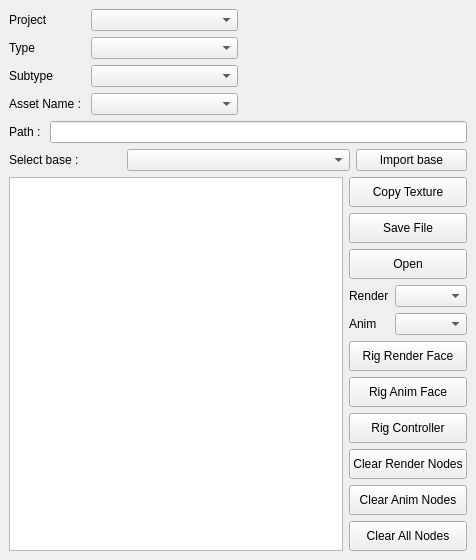
<?xml version="1.0" encoding="UTF-8"?>
<ui version="4.0">
 <class>FacialRigWindow</class>
 <widget class="QMainWindow" name="FacialRigWindow">
  <property name="geometry">
   <rect>
    <x>0</x>
    <y>0</y>
    <width>476</width>
    <height>554</height>
   </rect>
  </property>
  <property name="windowTitle">
   <string>PT Facial Texture Rig</string>
  </property>
  <widget class="QWidget" name="centralwidget">
   <layout class="QVBoxLayout" name="verticalLayout_2">
    <item>
     <layout class="QVBoxLayout" name="verticalLayout">
      <item>
       <layout class="QHBoxLayout" name="horizontalLayout_3">
        <item>
         <layout class="QGridLayout" name="gridLayout" columnstretch="1,2">
          <item row="0" column="0">
           <widget class="QLabel" name="label_4">
            <property name="text">
             <string>Project</string>
            </property>
           </widget>
          </item>
          <item row="0" column="1">
           <widget class="QComboBox" name="project_comboBox"/>
          </item>
          <item row="1" column="1">
           <widget class="QComboBox" name="type_comboBox"/>
          </item>
          <item row="1" column="0">
           <widget class="QLabel" name="label_5">
            <property name="text">
             <string>Type</string>
            </property>
           </widget>
          </item>
          <item row="2" column="0">
           <widget class="QLabel" name="label_6">
            <property name="text">
             <string>Subtype</string>
            </property>
           </widget>
          </item>
          <item row="2" column="1">
           <widget class="QComboBox" name="subType_comboBox"/>
          </item>
          <item row="3" column="0">
           <widget class="QLabel" name="label_7">
            <property name="text">
             <string>Asset Name : </string>
            </property>
           </widget>
          </item>
          <item row="3" column="1">
           <widget class="QComboBox" name="asset_comboBox"/>
          </item>
         </layout>
        </item>
        <item>
         <spacer name="horizontalSpacer">
          <property name="orientation">
           <enum>Qt::Horizontal</enum>
          </property>
          <property name="sizeHint" stdset="0">
           <size>
            <width>40</width>
            <height>20</height>
           </size>
          </property>
         </spacer>
        </item>
       </layout>
      </item>
      <item>
       <layout class="QHBoxLayout" name="horizontalLayout">
        <item>
         <widget class="QLabel" name="label_2">
          <property name="text">
           <string>Path : </string>
          </property>
         </widget>
        </item>
        <item>
         <widget class="QLineEdit" name="path_lineEdit">
          <property name="text">
           <string/>
          </property>
         </widget>
        </item>
       </layout>
      </item>
      <item>
       <layout class="QHBoxLayout" name="horizontalLayout_4" stretch="2,4,2">
        <item>
         <widget class="QLabel" name="label_8">
          <property name="text">
           <string>Select base : </string>
          </property>
         </widget>
        </item>
        <item>
         <widget class="QComboBox" name="base_comboBox"/>
        </item>
        <item>
         <widget class="QPushButton" name="import_pushButton">
          <property name="text">
           <string>Import base</string>
          </property>
         </widget>
        </item>
       </layout>
      </item>
      <item>
       <layout class="QHBoxLayout" name="horizontalLayout_2">
        <item>
         <widget class="QListWidget" name="work_listWidget"/>
        </item>
        <item>
         <layout class="QGridLayout" name="gridLayout_2">
          <item row="9" column="0">
           <widget class="QPushButton" name="rig_pushButton">
            <property name="minimumSize">
             <size>
              <width>0</width>
              <height>30</height>
             </size>
            </property>
            <property name="text">
             <string>Rig Controller</string>
            </property>
           </widget>
          </item>
          <item row="11" column="0">
           <widget class="QPushButton" name="clearAnim_pushButton">
            <property name="minimumSize">
             <size>
              <width>0</width>
              <height>30</height>
             </size>
            </property>
            <property name="text">
             <string>Clear Anim Nodes</string>
            </property>
           </widget>
          </item>
          <item row="7" column="0">
           <widget class="QPushButton" name="render_pushButton">
            <property name="minimumSize">
             <size>
              <width>0</width>
              <height>30</height>
             </size>
            </property>
            <property name="text">
             <string>Rig Render Face</string>
            </property>
           </widget>
          </item>
          <item row="4" column="0">
           <widget class="QPushButton" name="open_pushButton">
            <property name="minimumSize">
             <size>
              <width>0</width>
              <height>30</height>
             </size>
            </property>
            <property name="text">
             <string>Open</string>
            </property>
           </widget>
          </item>
          <item row="5" column="0">
           <layout class="QHBoxLayout" name="horizontalLayout_8">
            <property name="spacing">
             <number>0</number>
            </property>
            <item>
             <widget class="QLabel" name="label_13">
              <property name="text">
               <string>Render</string>
              </property>
             </widget>
            </item>
            <item>
             <widget class="QComboBox" name="renderRes_comboBox"/>
            </item>
           </layout>
          </item>
          <item row="10" column="0">
           <widget class="QPushButton" name="clearRender_pushButton">
            <property name="minimumSize">
             <size>
              <width>0</width>
              <height>30</height>
             </size>
            </property>
            <property name="text">
             <string>Clear Render Nodes</string>
            </property>
           </widget>
          </item>
          <item row="8" column="0">
           <widget class="QPushButton" name="anim_pushButton">
            <property name="minimumSize">
             <size>
              <width>0</width>
              <height>30</height>
             </size>
            </property>
            <property name="text">
             <string>Rig Anim Face</string>
            </property>
           </widget>
          </item>
          <item row="3" column="0">
           <widget class="QPushButton" name="save_pushButton">
            <property name="minimumSize">
             <size>
              <width>0</width>
              <height>30</height>
             </size>
            </property>
            <property name="text">
             <string>Save File</string>
            </property>
           </widget>
          </item>
          <item row="12" column="0">
           <widget class="QPushButton" name="clearAll_pushButton">
            <property name="minimumSize">
             <size>
              <width>0</width>
              <height>30</height>
             </size>
            </property>
            <property name="text">
             <string>Clear All Nodes</string>
            </property>
           </widget>
          </item>
          <item row="6" column="0">
           <layout class="QHBoxLayout" name="horizontalLayout_9">
            <property name="spacing">
             <number>0</number>
            </property>
            <item>
             <widget class="QLabel" name="label_14">
              <property name="text">
               <string>Anim</string>
              </property>
             </widget>
            </item>
            <item>
             <widget class="QComboBox" name="animRes_comboBox"/>
            </item>
           </layout>
          </item>
          <item row="2" column="0">
           <widget class="QPushButton" name="copyTexture_pushButton">
            <property name="minimumSize">
             <size>
              <width>0</width>
              <height>30</height>
             </size>
            </property>
            <property name="text">
             <string>Copy Texture</string>
            </property>
           </widget>
          </item>
         </layout>
        </item>
       </layout>
      </item>
     </layout>
    </item>
   </layout>
  </widget>
 </widget>
 <resources/>
 <connections/>
</ui>
